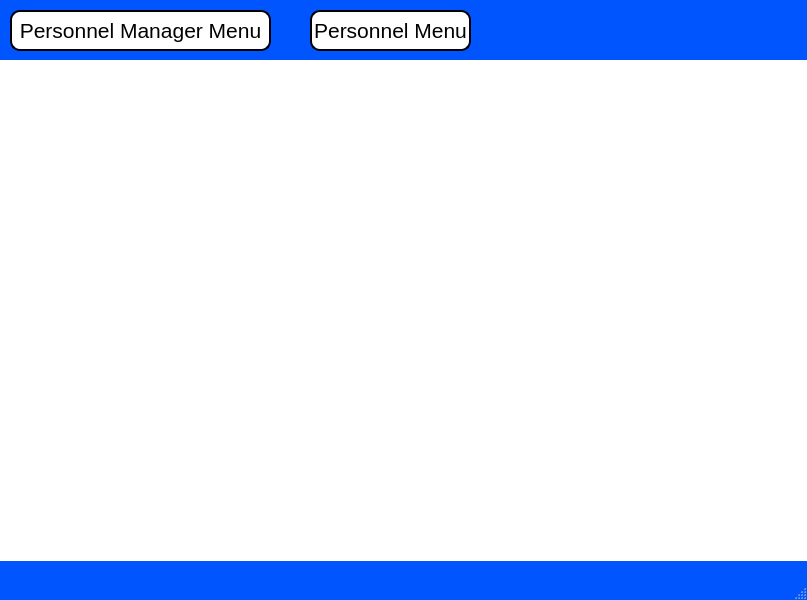
<?xml version="1.0" encoding="UTF-8"?>
<ui version="4.0">
 <class>MainWindow</class>
 <widget class="QMainWindow" name="MainWindow">
  <property name="geometry">
   <rect>
    <x>0</x>
    <y>0</y>
    <width>807</width>
    <height>600</height>
   </rect>
  </property>
  <property name="palette">
   <palette>
    <active>
     <colorrole role="WindowText">
      <brush brushstyle="SolidPattern">
       <color alpha="255">
        <red>0</red>
        <green>0</green>
        <blue>0</blue>
       </color>
      </brush>
     </colorrole>
     <colorrole role="Button">
      <brush brushstyle="SolidPattern">
       <color alpha="255">
        <red>0</red>
        <green>85</green>
        <blue>255</blue>
       </color>
      </brush>
     </colorrole>
     <colorrole role="Light">
      <brush brushstyle="SolidPattern">
       <color alpha="255">
        <red>127</red>
        <green>170</green>
        <blue>255</blue>
       </color>
      </brush>
     </colorrole>
     <colorrole role="Midlight">
      <brush brushstyle="SolidPattern">
       <color alpha="255">
        <red>63</red>
        <green>127</green>
        <blue>255</blue>
       </color>
      </brush>
     </colorrole>
     <colorrole role="Dark">
      <brush brushstyle="SolidPattern">
       <color alpha="255">
        <red>0</red>
        <green>42</green>
        <blue>127</blue>
       </color>
      </brush>
     </colorrole>
     <colorrole role="Mid">
      <brush brushstyle="SolidPattern">
       <color alpha="255">
        <red>0</red>
        <green>56</green>
        <blue>170</blue>
       </color>
      </brush>
     </colorrole>
     <colorrole role="Text">
      <brush brushstyle="SolidPattern">
       <color alpha="255">
        <red>0</red>
        <green>0</green>
        <blue>0</blue>
       </color>
      </brush>
     </colorrole>
     <colorrole role="BrightText">
      <brush brushstyle="SolidPattern">
       <color alpha="255">
        <red>255</red>
        <green>255</green>
        <blue>255</blue>
       </color>
      </brush>
     </colorrole>
     <colorrole role="ButtonText">
      <brush brushstyle="SolidPattern">
       <color alpha="255">
        <red>0</red>
        <green>0</green>
        <blue>0</blue>
       </color>
      </brush>
     </colorrole>
     <colorrole role="Base">
      <brush brushstyle="SolidPattern">
       <color alpha="255">
        <red>255</red>
        <green>255</green>
        <blue>255</blue>
       </color>
      </brush>
     </colorrole>
     <colorrole role="Window">
      <brush brushstyle="SolidPattern">
       <color alpha="255">
        <red>0</red>
        <green>85</green>
        <blue>255</blue>
       </color>
      </brush>
     </colorrole>
     <colorrole role="Shadow">
      <brush brushstyle="SolidPattern">
       <color alpha="255">
        <red>0</red>
        <green>0</green>
        <blue>0</blue>
       </color>
      </brush>
     </colorrole>
     <colorrole role="AlternateBase">
      <brush brushstyle="SolidPattern">
       <color alpha="255">
        <red>127</red>
        <green>170</green>
        <blue>255</blue>
       </color>
      </brush>
     </colorrole>
     <colorrole role="ToolTipBase">
      <brush brushstyle="SolidPattern">
       <color alpha="255">
        <red>255</red>
        <green>255</green>
        <blue>220</blue>
       </color>
      </brush>
     </colorrole>
     <colorrole role="ToolTipText">
      <brush brushstyle="SolidPattern">
       <color alpha="255">
        <red>0</red>
        <green>0</green>
        <blue>0</blue>
       </color>
      </brush>
     </colorrole>
    </active>
    <inactive>
     <colorrole role="WindowText">
      <brush brushstyle="SolidPattern">
       <color alpha="255">
        <red>0</red>
        <green>0</green>
        <blue>0</blue>
       </color>
      </brush>
     </colorrole>
     <colorrole role="Button">
      <brush brushstyle="SolidPattern">
       <color alpha="255">
        <red>0</red>
        <green>85</green>
        <blue>255</blue>
       </color>
      </brush>
     </colorrole>
     <colorrole role="Light">
      <brush brushstyle="SolidPattern">
       <color alpha="255">
        <red>127</red>
        <green>170</green>
        <blue>255</blue>
       </color>
      </brush>
     </colorrole>
     <colorrole role="Midlight">
      <brush brushstyle="SolidPattern">
       <color alpha="255">
        <red>63</red>
        <green>127</green>
        <blue>255</blue>
       </color>
      </brush>
     </colorrole>
     <colorrole role="Dark">
      <brush brushstyle="SolidPattern">
       <color alpha="255">
        <red>0</red>
        <green>42</green>
        <blue>127</blue>
       </color>
      </brush>
     </colorrole>
     <colorrole role="Mid">
      <brush brushstyle="SolidPattern">
       <color alpha="255">
        <red>0</red>
        <green>56</green>
        <blue>170</blue>
       </color>
      </brush>
     </colorrole>
     <colorrole role="Text">
      <brush brushstyle="SolidPattern">
       <color alpha="255">
        <red>0</red>
        <green>0</green>
        <blue>0</blue>
       </color>
      </brush>
     </colorrole>
     <colorrole role="BrightText">
      <brush brushstyle="SolidPattern">
       <color alpha="255">
        <red>255</red>
        <green>255</green>
        <blue>255</blue>
       </color>
      </brush>
     </colorrole>
     <colorrole role="ButtonText">
      <brush brushstyle="SolidPattern">
       <color alpha="255">
        <red>0</red>
        <green>0</green>
        <blue>0</blue>
       </color>
      </brush>
     </colorrole>
     <colorrole role="Base">
      <brush brushstyle="SolidPattern">
       <color alpha="255">
        <red>255</red>
        <green>255</green>
        <blue>255</blue>
       </color>
      </brush>
     </colorrole>
     <colorrole role="Window">
      <brush brushstyle="SolidPattern">
       <color alpha="255">
        <red>0</red>
        <green>85</green>
        <blue>255</blue>
       </color>
      </brush>
     </colorrole>
     <colorrole role="Shadow">
      <brush brushstyle="SolidPattern">
       <color alpha="255">
        <red>0</red>
        <green>0</green>
        <blue>0</blue>
       </color>
      </brush>
     </colorrole>
     <colorrole role="AlternateBase">
      <brush brushstyle="SolidPattern">
       <color alpha="255">
        <red>127</red>
        <green>170</green>
        <blue>255</blue>
       </color>
      </brush>
     </colorrole>
     <colorrole role="ToolTipBase">
      <brush brushstyle="SolidPattern">
       <color alpha="255">
        <red>255</red>
        <green>255</green>
        <blue>220</blue>
       </color>
      </brush>
     </colorrole>
     <colorrole role="ToolTipText">
      <brush brushstyle="SolidPattern">
       <color alpha="255">
        <red>0</red>
        <green>0</green>
        <blue>0</blue>
       </color>
      </brush>
     </colorrole>
    </inactive>
    <disabled>
     <colorrole role="WindowText">
      <brush brushstyle="SolidPattern">
       <color alpha="255">
        <red>0</red>
        <green>42</green>
        <blue>127</blue>
       </color>
      </brush>
     </colorrole>
     <colorrole role="Button">
      <brush brushstyle="SolidPattern">
       <color alpha="255">
        <red>0</red>
        <green>85</green>
        <blue>255</blue>
       </color>
      </brush>
     </colorrole>
     <colorrole role="Light">
      <brush brushstyle="SolidPattern">
       <color alpha="255">
        <red>127</red>
        <green>170</green>
        <blue>255</blue>
       </color>
      </brush>
     </colorrole>
     <colorrole role="Midlight">
      <brush brushstyle="SolidPattern">
       <color alpha="255">
        <red>63</red>
        <green>127</green>
        <blue>255</blue>
       </color>
      </brush>
     </colorrole>
     <colorrole role="Dark">
      <brush brushstyle="SolidPattern">
       <color alpha="255">
        <red>0</red>
        <green>42</green>
        <blue>127</blue>
       </color>
      </brush>
     </colorrole>
     <colorrole role="Mid">
      <brush brushstyle="SolidPattern">
       <color alpha="255">
        <red>0</red>
        <green>56</green>
        <blue>170</blue>
       </color>
      </brush>
     </colorrole>
     <colorrole role="Text">
      <brush brushstyle="SolidPattern">
       <color alpha="255">
        <red>0</red>
        <green>42</green>
        <blue>127</blue>
       </color>
      </brush>
     </colorrole>
     <colorrole role="BrightText">
      <brush brushstyle="SolidPattern">
       <color alpha="255">
        <red>255</red>
        <green>255</green>
        <blue>255</blue>
       </color>
      </brush>
     </colorrole>
     <colorrole role="ButtonText">
      <brush brushstyle="SolidPattern">
       <color alpha="255">
        <red>0</red>
        <green>42</green>
        <blue>127</blue>
       </color>
      </brush>
     </colorrole>
     <colorrole role="Base">
      <brush brushstyle="SolidPattern">
       <color alpha="255">
        <red>0</red>
        <green>85</green>
        <blue>255</blue>
       </color>
      </brush>
     </colorrole>
     <colorrole role="Window">
      <brush brushstyle="SolidPattern">
       <color alpha="255">
        <red>0</red>
        <green>85</green>
        <blue>255</blue>
       </color>
      </brush>
     </colorrole>
     <colorrole role="Shadow">
      <brush brushstyle="SolidPattern">
       <color alpha="255">
        <red>0</red>
        <green>0</green>
        <blue>0</blue>
       </color>
      </brush>
     </colorrole>
     <colorrole role="AlternateBase">
      <brush brushstyle="SolidPattern">
       <color alpha="255">
        <red>0</red>
        <green>85</green>
        <blue>255</blue>
       </color>
      </brush>
     </colorrole>
     <colorrole role="ToolTipBase">
      <brush brushstyle="SolidPattern">
       <color alpha="255">
        <red>255</red>
        <green>255</green>
        <blue>220</blue>
       </color>
      </brush>
     </colorrole>
     <colorrole role="ToolTipText">
      <brush brushstyle="SolidPattern">
       <color alpha="255">
        <red>0</red>
        <green>0</green>
        <blue>0</blue>
       </color>
      </brush>
     </colorrole>
    </disabled>
   </palette>
  </property>
  <property name="windowTitle">
   <string>MainWindow</string>
  </property>
  <widget class="QWidget" name="centralwidget">
   <widget class="QPushButton" name="pers_mgr_Button">
    <property name="geometry">
     <rect>
      <x>10</x>
      <y>10</y>
      <width>261</width>
      <height>41</height>
     </rect>
    </property>
    <property name="font">
     <font>
      <pointsize>16</pointsize>
     </font>
    </property>
    <property name="styleSheet">
     <string notr="true">QPushButton{background-color: white;
border: 2px solid black;
border-radius: 10px;}
QPushButton:hover{background-color:rgb(85, 255, 255);
border: 2px solidrgb(85, 255, 255);
}</string>
    </property>
    <property name="text">
     <string>Personnel Manager Menu</string>
    </property>
    <property name="autoDefault">
     <bool>false</bool>
    </property>
   </widget>
   <widget class="QLabel" name="label">
    <property name="geometry">
     <rect>
      <x>0</x>
      <y>60</y>
      <width>811</width>
      <height>501</height>
     </rect>
    </property>
    <property name="styleSheet">
     <string notr="true">background-image: url('C:/source/pythonQSG/PyQt6 Apps/images/personnel2.png');
background-repeat: no-repeat;
background-position: center;
background-attachment: fixed;
background-color: white; /* Fallback color */</string>
    </property>
    <property name="text">
     <string/>
    </property>
   </widget>
   <widget class="QPushButton" name="pers_crm_Button_2">
    <property name="geometry">
     <rect>
      <x>310</x>
      <y>10</y>
      <width>161</width>
      <height>41</height>
     </rect>
    </property>
    <property name="font">
     <font>
      <pointsize>16</pointsize>
     </font>
    </property>
    <property name="styleSheet">
     <string notr="true">QPushButton{background-color: white;
border: 2px solid black;
border-radius: 10px;}
QPushButton:hover{background-color:rgb(85, 255, 255);
border: 2px solidrgb(85, 255, 255);
}</string>
    </property>
    <property name="text">
     <string>Personnel Menu</string>
    </property>
    <property name="autoDefault">
     <bool>false</bool>
    </property>
   </widget>
   <zorder>label</zorder>
   <zorder>pers_mgr_Button</zorder>
   <zorder>pers_crm_Button_2</zorder>
  </widget>
  <widget class="QMenuBar" name="menubar">
   <property name="geometry">
    <rect>
     <x>0</x>
     <y>0</y>
     <width>807</width>
     <height>21</height>
    </rect>
   </property>
  </widget>
  <widget class="QStatusBar" name="statusbar"/>
 </widget>
 <resources/>
 <connections/>
</ui>
